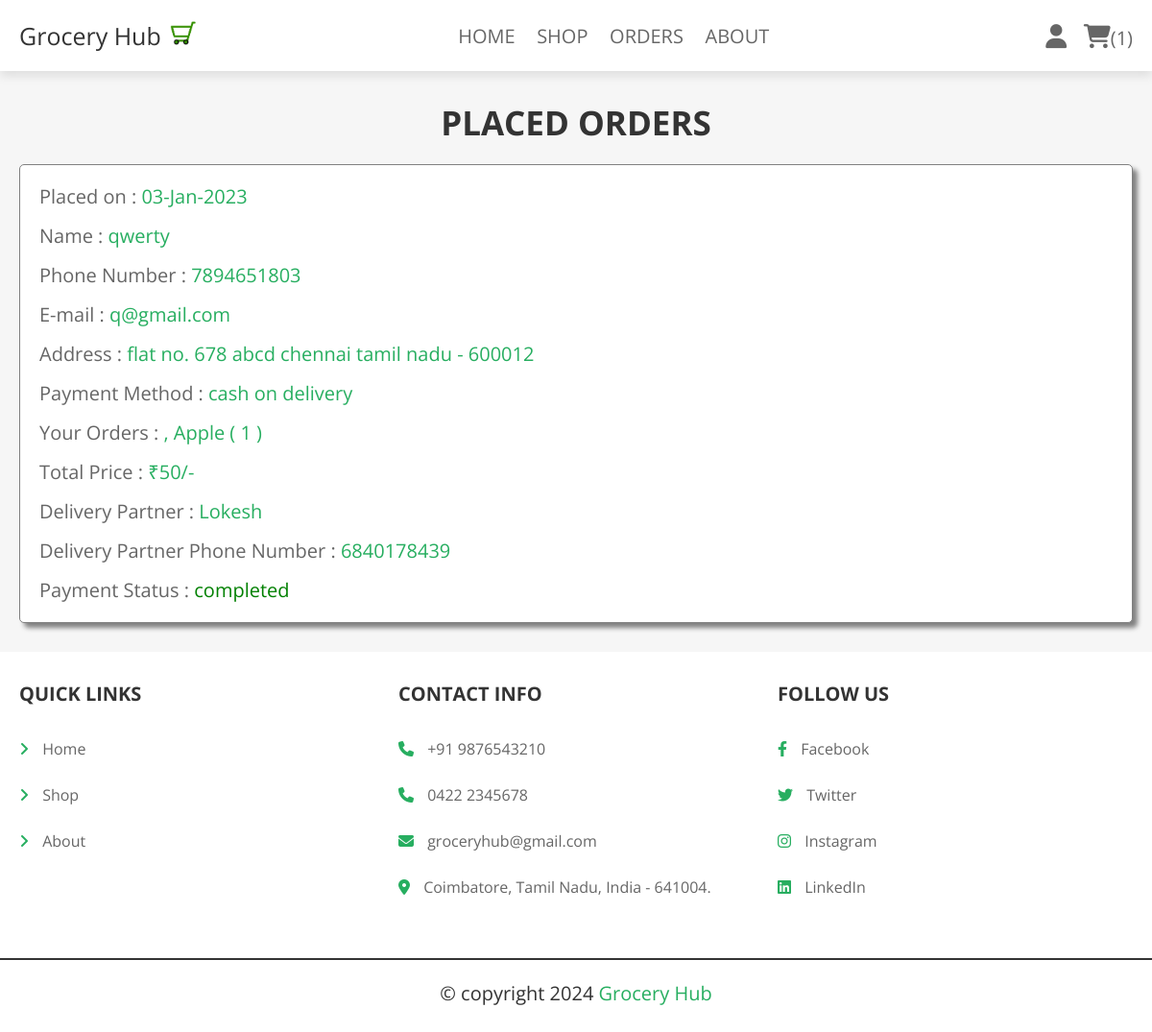
Screenshot of /orders.php (signed in) with the database file from the repository.
### tables this page shows
CREATE TABLE `orders` (
  `id` int(100) NOT NULL,
  `user_id` int(100) NOT NULL,
  `name` varchar(100) NOT NULL,
  `number` varchar(12) NOT NULL,
  `email` varchar(100) NOT NULL,
  `method` varchar(50) NOT NULL,
  `address` varchar(500) NOT NULL,
  `total_products` varchar(1000) NOT NULL,
  `total_price` int(100) NOT NULL,
  `placed_on` varchar(50) NOT NULL,
  `payment_status` varchar(20) NOT NULL DEFAULT 'pending',
  `del_name` varchar(100) NOT NULL,
  `del_ph` bigint(50) NOT NULL
);

### orders.php (the view, shortened to what this page needs)
<?php
@include 'config.php';
$user_id = $_SESSION['user_id'];
?>
<!DOCTYPE html>
<html lang="en">
<head>
   <link rel="stylesheet" href="https://cdnjs.cloudflare.com/ajax/libs/font-awesome/6.1.1/css/all.min.css">
   <link rel="stylesheet" href="css/style.css">
</head>
<body>
<?php include 'header.php'; ?>
<section class="placed-orders">
   <h1 class="title">Placed Orders</h1>
   <div class="box-container">
   <?php
      $select_orders = $conn->prepare("SELECT * FROM `orders` WHERE user_id = ?");
      $select_orders->execute([$user_id]);
      if($select_orders->rowCount() > 0){
         while($fetch_orders = $select_orders->fetch(PDO::FETCH_ASSOC)){
   ?>
   <div class="box">
      <p> Placed on : <span><?= $fetch_orders['placed_on']; ?></span> </p>
      <p> Name : <span><?= $fetch_orders['name']; ?></span> </p>
      <p> Phone Number : <span><?= $fetch_orders['number']; ?></span> </p>
      <p> E-mail : <span><?= $fetch_orders['email']; ?></span> </p>
      <p> Address : <span><?= $fetch_orders['address']; ?></span> </p>
      <p> Payment Method : <span><?= $fetch_orders['method']; ?></span> </p>
      <p> Your Orders : <span><?= $fetch_orders['total_products']; ?></span> </p>
      <p> Total Price : <span>₹<?= $fetch_orders['total_price']; ?>/-</span> </p>
      <p> Delivery Partner : <span><?= $fetch_orders['del_name']; ?></span> </p>
      <p> Delivery Partner Phone Number : <span><?= $fetch_orders['del_ph']; ?></span> </p>
      <p> Payment Status : <span style="color:<?php if($fetch_orders['payment_status'] == 'pending')
         { echo 'red'; }else{ echo 'green'; }; ?>"><?= $fetch_orders['payment_status']; ?></span> </p>
   </div>
   <?php
      }
   }else{
      echo '<p class="empty">no orders placed yet!</p>';
   }
   ?>
   </div>
</section>
<?php include 'footer.php'; ?>
</body>
</html>

### css/style.css (style rules this page uses)
.placed-orders .box-container { display: flex; flex-wrap: wrap; gap:1.5rem; align-items: flex-start; }
.placed-orders .box-container .box { padding:1rem 2rem; flex:1 1 40rem; background-color: var(--white); box-shadow: var(--box-shadow); border-radius: .5rem; border: 1px solid gray; box-shadow: 5px 5px 5px gray; }
.placed-orders .box-container .box p { margin:.5rem 0; line-height: 1.8; font-size: 2rem; color:var(--light-color); }
.placed-orders .box-container .box p span { color:var(--green); }

### css/components.css (style rules this page uses)
:root { --green:#27ae60; --orange:#f39c12; --red:#e74c3c; --black:#333; --light-color:#666; --white:#fff; --light-bg:#f6f6f6; --border:.2rem solid var(--black); --color-1:#B0C4DE; --color-2: #E1EBEE; --box-shadow:0 .5rem 1rem rgba(0,0,0,.1); }
* { font-family: 'Open Sans', sans-serif; margin:0; padding:0; box-sizing: border-box; outline: none; border:none; text-decoration: none; color:var(--black); }
body { background-color: var(--light-bg); }
html { font-size: 62.5%; overflow-x: hidden; scroll-behavior: smooth; scroll-padding-top: 6.5rem; }
section { padding:3rem 2rem; max-width: 1200px; margin:0 auto; }
.title { text-align: center; margin-bottom: 2rem; text-transform: uppercase; color:var(--black); font-size: 3.5rem; }

### rows the page displays
orders: placed_on "03-Jan-2023", name "qwerty", number "7894651803", email "q@gmail.com", address "flat no. 678 abcd chennai tamil nadu - 600012", method "cash on delivery", total_products ", Apple ( 1 )", total_price "50", del_name "Lokesh", del_ph "6840178439", payment_status "completed"

### other values shown
$count_cart_items->rowCount() "1"
